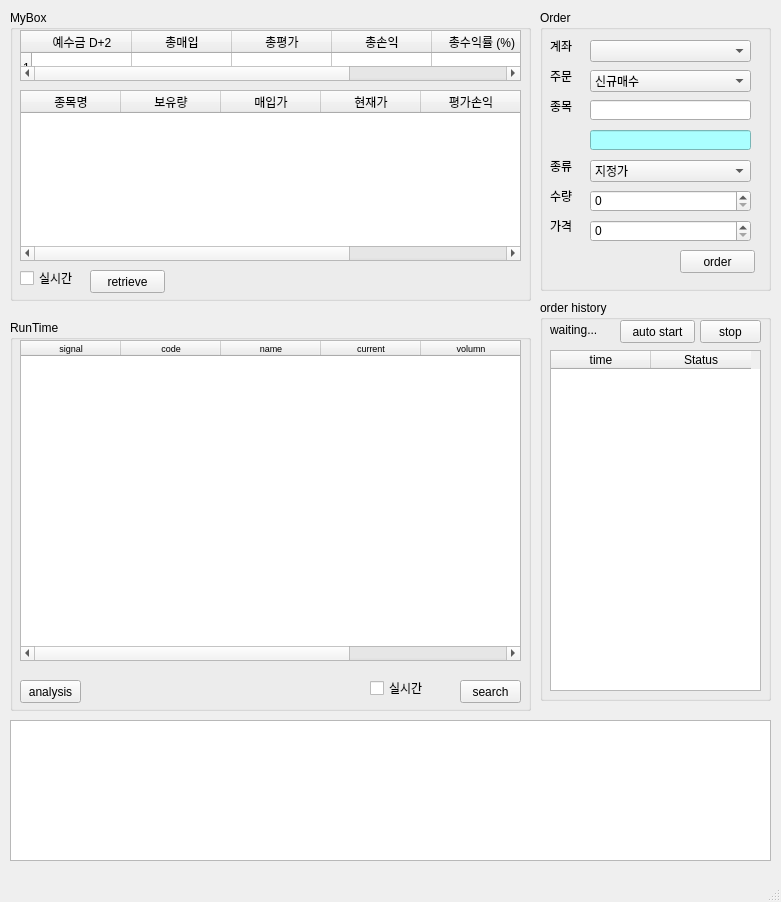
<?xml version="1.0" encoding="UTF-8"?>
<ui version="4.0">
 <class>MainWindow</class>
 <widget class="QMainWindow" name="MainWindow">
  <property name="geometry">
   <rect>
    <x>0</x>
    <y>0</y>
    <width>781</width>
    <height>902</height>
   </rect>
  </property>
  <property name="windowTitle">
   <string>holictrader v0.4</string>
  </property>
  <property name="windowIcon">
   <iconset>
    <normaloff>../../../Users/Users/holictoweb/.designer/backup/chart.png</normaloff>../../../Users/Users/holictoweb/.designer/backup/chart.png</iconset>
  </property>
  <property name="styleSheet">
   <string notr="true"/>
  </property>
  <widget class="QWidget" name="centralwidget">
   <widget class="QGroupBox" name="groupBoxOrder">
    <property name="geometry">
     <rect>
      <x>540</x>
      <y>10</y>
      <width>231</width>
      <height>281</height>
     </rect>
    </property>
    <property name="title">
     <string>Order</string>
    </property>
    <widget class="QLabel" name="label">
     <property name="geometry">
      <rect>
       <x>10</x>
       <y>30</y>
       <width>56</width>
       <height>12</height>
      </rect>
     </property>
     <property name="text">
      <string>계좌</string>
     </property>
    </widget>
    <widget class="QLabel" name="label_2">
     <property name="geometry">
      <rect>
       <x>10</x>
       <y>60</y>
       <width>56</width>
       <height>12</height>
      </rect>
     </property>
     <property name="text">
      <string>주문</string>
     </property>
    </widget>
    <widget class="QLabel" name="label_3">
     <property name="geometry">
      <rect>
       <x>10</x>
       <y>90</y>
       <width>56</width>
       <height>12</height>
      </rect>
     </property>
     <property name="text">
      <string>종목</string>
     </property>
    </widget>
    <widget class="QLabel" name="label_4">
     <property name="geometry">
      <rect>
       <x>10</x>
       <y>150</y>
       <width>56</width>
       <height>12</height>
      </rect>
     </property>
     <property name="text">
      <string>종류</string>
     </property>
    </widget>
    <widget class="QLabel" name="label_5">
     <property name="geometry">
      <rect>
       <x>10</x>
       <y>180</y>
       <width>56</width>
       <height>12</height>
      </rect>
     </property>
     <property name="text">
      <string>수량</string>
     </property>
    </widget>
    <widget class="QLabel" name="label_6">
     <property name="geometry">
      <rect>
       <x>10</x>
       <y>210</y>
       <width>56</width>
       <height>12</height>
      </rect>
     </property>
     <property name="text">
      <string>가격</string>
     </property>
    </widget>
    <widget class="QComboBox" name="accountComboBox">
     <property name="geometry">
      <rect>
       <x>50</x>
       <y>30</y>
       <width>161</width>
       <height>22</height>
      </rect>
     </property>
    </widget>
    <widget class="QComboBox" name="comboBox_2">
     <property name="geometry">
      <rect>
       <x>50</x>
       <y>60</y>
       <width>161</width>
       <height>22</height>
      </rect>
     </property>
     <item>
      <property name="text">
       <string>신규매수</string>
      </property>
     </item>
     <item>
      <property name="text">
       <string>신규매도</string>
      </property>
     </item>
     <item>
      <property name="text">
       <string>매수취소</string>
      </property>
     </item>
     <item>
      <property name="text">
       <string>매도취소</string>
      </property>
     </item>
    </widget>
    <widget class="QComboBox" name="comboBox_3">
     <property name="geometry">
      <rect>
       <x>50</x>
       <y>150</y>
       <width>161</width>
       <height>22</height>
      </rect>
     </property>
     <item>
      <property name="text">
       <string>지정가</string>
      </property>
     </item>
     <item>
      <property name="text">
       <string>시장가</string>
      </property>
     </item>
    </widget>
    <widget class="QLineEdit" name="lineEdit">
     <property name="geometry">
      <rect>
       <x>50</x>
       <y>90</y>
       <width>161</width>
       <height>20</height>
      </rect>
     </property>
    </widget>
    <widget class="QLineEdit" name="lineEdit_2">
     <property name="geometry">
      <rect>
       <x>50</x>
       <y>120</y>
       <width>161</width>
       <height>20</height>
      </rect>
     </property>
     <property name="styleSheet">
      <string notr="true">background-color: rgb(170, 255, 255);</string>
     </property>
    </widget>
    <widget class="QPushButton" name="pushButton">
     <property name="geometry">
      <rect>
       <x>140</x>
       <y>240</y>
       <width>75</width>
       <height>23</height>
      </rect>
     </property>
     <property name="text">
      <string>order</string>
     </property>
    </widget>
    <widget class="QSpinBox" name="spinBox">
     <property name="geometry">
      <rect>
       <x>50</x>
       <y>180</y>
       <width>161</width>
       <height>22</height>
      </rect>
     </property>
    </widget>
    <widget class="QSpinBox" name="spinBox_2">
     <property name="geometry">
      <rect>
       <x>50</x>
       <y>210</y>
       <width>161</width>
       <height>22</height>
      </rect>
     </property>
     <property name="maximum">
      <number>1000000</number>
     </property>
     <property name="singleStep">
      <number>50</number>
     </property>
    </widget>
   </widget>
   <widget class="QGroupBox" name="groupBox_2">
    <property name="geometry">
     <rect>
      <x>10</x>
      <y>10</y>
      <width>521</width>
      <height>291</height>
     </rect>
    </property>
    <property name="title">
     <string>MyBox</string>
    </property>
    <widget class="QTableWidget" name="tableWidget">
     <property name="geometry">
      <rect>
       <x>10</x>
       <y>20</y>
       <width>501</width>
       <height>51</height>
      </rect>
     </property>
     <property name="rowCount">
      <number>1</number>
     </property>
     <row/>
     <column>
      <property name="text">
       <string>예수금 D+2</string>
      </property>
     </column>
     <column>
      <property name="text">
       <string>총매입</string>
      </property>
     </column>
     <column>
      <property name="text">
       <string>총평가</string>
      </property>
     </column>
     <column>
      <property name="text">
       <string>총손익</string>
      </property>
     </column>
     <column>
      <property name="text">
       <string>총수익률 (%)</string>
      </property>
     </column>
     <column>
      <property name="text">
       <string>추정자산</string>
      </property>
     </column>
    </widget>
    <widget class="QTableWidget" name="tableWidget_2">
     <property name="geometry">
      <rect>
       <x>10</x>
       <y>80</y>
       <width>501</width>
       <height>171</height>
      </rect>
     </property>
     <property name="rowCount">
      <number>0</number>
     </property>
     <column>
      <property name="text">
       <string>종목명</string>
      </property>
     </column>
     <column>
      <property name="text">
       <string>보유량</string>
      </property>
     </column>
     <column>
      <property name="text">
       <string>매입가</string>
      </property>
     </column>
     <column>
      <property name="text">
       <string>현재가</string>
      </property>
     </column>
     <column>
      <property name="text">
       <string>평가손익</string>
      </property>
     </column>
     <column>
      <property name="text">
       <string>%</string>
      </property>
     </column>
    </widget>
    <widget class="QPushButton" name="pushButton_2">
     <property name="geometry">
      <rect>
       <x>80</x>
       <y>260</y>
       <width>75</width>
       <height>23</height>
      </rect>
     </property>
     <property name="text">
      <string>retrieve</string>
     </property>
    </widget>
    <widget class="QCheckBox" name="checkBox">
     <property name="geometry">
      <rect>
       <x>10</x>
       <y>260</y>
       <width>81</width>
       <height>16</height>
      </rect>
     </property>
     <property name="text">
      <string>실시간</string>
     </property>
    </widget>
   </widget>
   <widget class="QGroupBox" name="groupBox_3">
    <property name="geometry">
     <rect>
      <x>540</x>
      <y>300</y>
      <width>231</width>
      <height>401</height>
     </rect>
    </property>
    <property name="title">
     <string>order history</string>
    </property>
    <widget class="QTableWidget" name="tableOrderHistory">
     <property name="geometry">
      <rect>
       <x>10</x>
       <y>50</y>
       <width>211</width>
       <height>341</height>
      </rect>
     </property>
     <column>
      <property name="text">
       <string>time</string>
      </property>
     </column>
     <column>
      <property name="text">
       <string>Status</string>
      </property>
     </column>
    </widget>
    <widget class="QPushButton" name="btn_autoorder">
     <property name="geometry">
      <rect>
       <x>80</x>
       <y>20</y>
       <width>75</width>
       <height>23</height>
      </rect>
     </property>
     <property name="text">
      <string>auto start</string>
     </property>
    </widget>
    <widget class="QLabel" name="label_autoorder">
     <property name="geometry">
      <rect>
       <x>10</x>
       <y>20</y>
       <width>71</width>
       <height>20</height>
      </rect>
     </property>
     <property name="text">
      <string>waiting...</string>
     </property>
    </widget>
    <widget class="QPushButton" name="btn_stopautoorder">
     <property name="geometry">
      <rect>
       <x>160</x>
       <y>20</y>
       <width>61</width>
       <height>23</height>
      </rect>
     </property>
     <property name="text">
      <string>stop</string>
     </property>
    </widget>
   </widget>
   <widget class="QGroupBox" name="groupBox_4">
    <property name="geometry">
     <rect>
      <x>10</x>
      <y>320</y>
      <width>521</width>
      <height>391</height>
     </rect>
    </property>
    <property name="title">
     <string>RunTime</string>
    </property>
    <widget class="QTableWidget" name="tableAutomatedStock">
     <property name="geometry">
      <rect>
       <x>10</x>
       <y>20</y>
       <width>501</width>
       <height>321</height>
      </rect>
     </property>
     <property name="font">
      <font>
       <pointsize>7</pointsize>
      </font>
     </property>
     <property name="styleSheet">
      <string notr="true"/>
     </property>
     <column>
      <property name="text">
       <string>signal</string>
      </property>
     </column>
     <column>
      <property name="text">
       <string>code</string>
      </property>
     </column>
     <column>
      <property name="text">
       <string>name</string>
      </property>
     </column>
     <column>
      <property name="text">
       <string>current</string>
      </property>
     </column>
     <column>
      <property name="text">
       <string>volumn</string>
      </property>
     </column>
     <column>
      <property name="text">
       <string>%</string>
      </property>
     </column>
    </widget>
    <widget class="QPushButton" name="btn_start_mon">
     <property name="geometry">
      <rect>
       <x>450</x>
       <y>360</y>
       <width>61</width>
       <height>23</height>
      </rect>
     </property>
     <property name="text">
      <string>search</string>
     </property>
    </widget>
    <widget class="QCheckBox" name="chk_holicmon">
     <property name="geometry">
      <rect>
       <x>360</x>
       <y>360</y>
       <width>81</width>
       <height>16</height>
      </rect>
     </property>
     <property name="text">
      <string>실시간</string>
     </property>
    </widget>
    <widget class="QPushButton" name="btn_start_analysis">
     <property name="geometry">
      <rect>
       <x>10</x>
       <y>360</y>
       <width>61</width>
       <height>23</height>
      </rect>
     </property>
     <property name="text">
      <string>analysis</string>
     </property>
    </widget>
   </widget>
   <widget class="QTableWidget" name="table_machine">
    <property name="geometry">
     <rect>
      <x>10</x>
      <y>720</y>
      <width>761</width>
      <height>141</height>
     </rect>
    </property>
   </widget>
  </widget>
  <widget class="QMenuBar" name="menubar">
   <property name="geometry">
    <rect>
     <x>0</x>
     <y>0</y>
     <width>781</width>
     <height>21</height>
    </rect>
   </property>
  </widget>
  <widget class="QStatusBar" name="statusbar"/>
 </widget>
 <resources/>
 <connections/>
</ui>
